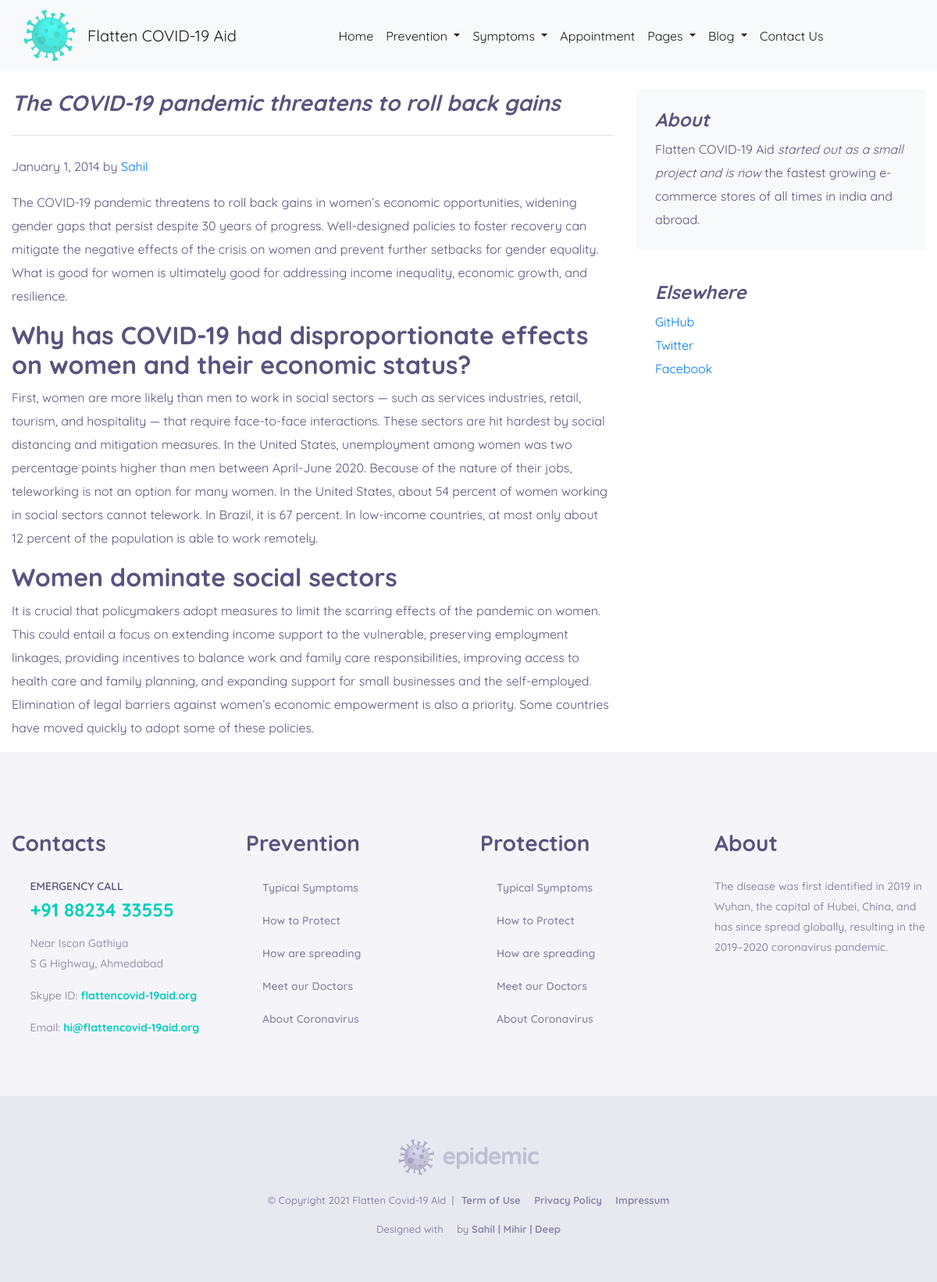
Page /blog/blogpost/10 on the committed database.
### blog/models.py (models this page shows)
class Blogpost(models.Model):
    post_id = models.AutoField(primary_key= True)
    title = models.CharField(max_length=50)
    head0 = models.CharField(max_length=500, default="")
    chead0 = models.CharField(max_length=5000, default="")
    head1 = models.CharField(max_length=500, default="")
    chead1 = models.CharField(max_length=5000, default="")
    head2 = models.CharField(max_length=500, default="")
    chead2 = models.CharField(max_length=5000, default="")
    pub_date = models.DateField()
    thumbnail = models.ImageField(upload_to='blog/images', default="")
    def __str__(self):
        return self.title

### blog/views.py (the view)
# urls.py: path("blogpost/<int:id>",views.blogpost , name="BlogPost" ),
def blogpost(request, id):
    post = Blogpost.objects.filter(post_id = id)[0]
    print(post)
    return render(request, 'blog/blogpost.html',{'post':post})

### blog/templates/blog/blogpost.html (shortened to what this page needs)
{% extends 'blog/basic.html' %}
{% load static %}
{% block body %}
<div class="container">
    <div class="row mt-4">
        <div class="col-md-8 blog-main">
            <h3 class="pb-4 mb-4 font-italic border-bottom">
                {{post.title}}
            </h3>
            <div class="blog-post">
                <p class="blog-post-meta">January 1, 2014 by <a href="#"> Sahil </a></p>
                <p>{{post.chead0}}</p>
                <h2>{{post.head1}}</h2>
                <p>{{post.chead1}}</p>
                <h2>{{post.head2}}</h2>
                <p>{{post.chead2}}</p>
            </div>
        </div>
        <aside class="col-md-4 blog-sidebar">
            <div class="p-4 mb-3 bg-light rounded">
                <h4 class="font-italic">About</h4>
                <p class="mb-0">Flatten COVID-19 Aid <em>started out as a small project and is now</em> the fastest growing e-commerce stores of all times in india and abroad.</p>
            </div>
            <div class="p-4">
                <h4 class="font-italic">Elsewhere</h4>
                <ol class="list-unstyled">
                    <li><a href="#">GitHub</a></li>
                    <li><a href="#">Twitter</a></li>
                    <li><a href="#">Facebook</a></li>
                </ol>
            </div>
        </aside>
    </div>
</div>
{% endblock %}

### rows in the picture
Blogpost: title "The COVID-19 pandemic threatens to roll back gains", chead0 "The COVID-19 pandemic threatens to roll back gains in women’s economic opportunities, widening gender gaps that persist despite 30 years of progress. Well-designed policies to foster recovery can mitigate the negative effects of the crisis on women and prevent further setbacks for gender equality. What is good for women is ultimately good for addressing income inequality, economic growth, and resilience.", head1 "Why has COVID-19 had disproportionate effects on women and their economic status?", chead1 "First, women are more likely than men to work in social sectors — such as services industries, retail, tourism, and hospitality — that require face-to-face interactions. These sectors are hit hardest by social distancing and mitigation measures. In the United States, unemployment among women was two percentage points higher than men between April-June 2020. Because of the nature of their jobs, teleworking is not an option for many women. In the United States, about 54 percent of women working in social sectors cannot telework. In Brazil, it is 67 percent. In low-income countries, at most only about 12 percent of the population is able to work remotely.", head2 "Women dominate social sectors", chead2 "It is crucial that policymakers adopt measures to limit the scarring effects of the pandemic on women. This could entail a focus on extending income support to the vulnerable, preserving employment linkages, providing incentives to balance work and family care responsibilities, improving access to health care and family planning, and expanding support for small businesses and the self-employed. Elimination of legal barriers against women’s economic empowerment is also a priority. Some countries have moved quickly to adopt some of these policies."
